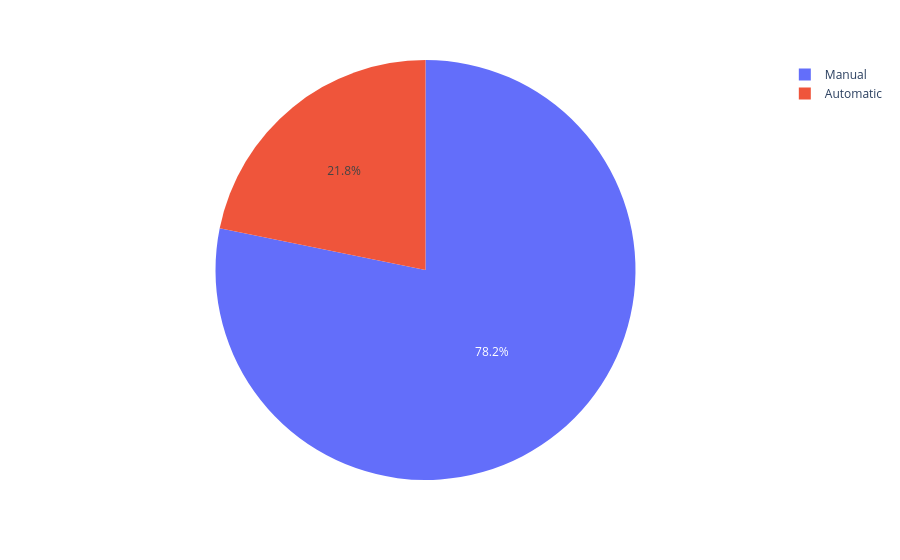

The code cell stored with this chart in its notebook:
### Code cell
# Percentage of Manual and Automatic cars 

px.pie(used_cars,values = 'Kmeter_driven',names='transmission_type')

### Figure 1 — Plotly figure (JSON) as saved in the notebook; plotly's stock layout.template omitted (floating-point values rounded to 4 significant figures; data arrays with more than 128 entries replaced by an {"elided": "..."} marker saying what was removed)
{"data": [{"domain": {"x": [0, 1], "y": [0, 1]}, "hovertemplate": "transmission_type=%{label}<br>Kmeter_driven=%{value}<extra></extra>", "labels": {"elided": "9441 str values"}, "legendgroup": "", "name": "", "showlegend": true, "type": "pie", "values": {"elided": "9441 float values"}}], "layout": {"legend": {"tracegroupgap": 0}, "margin": {"t": 60}}}
